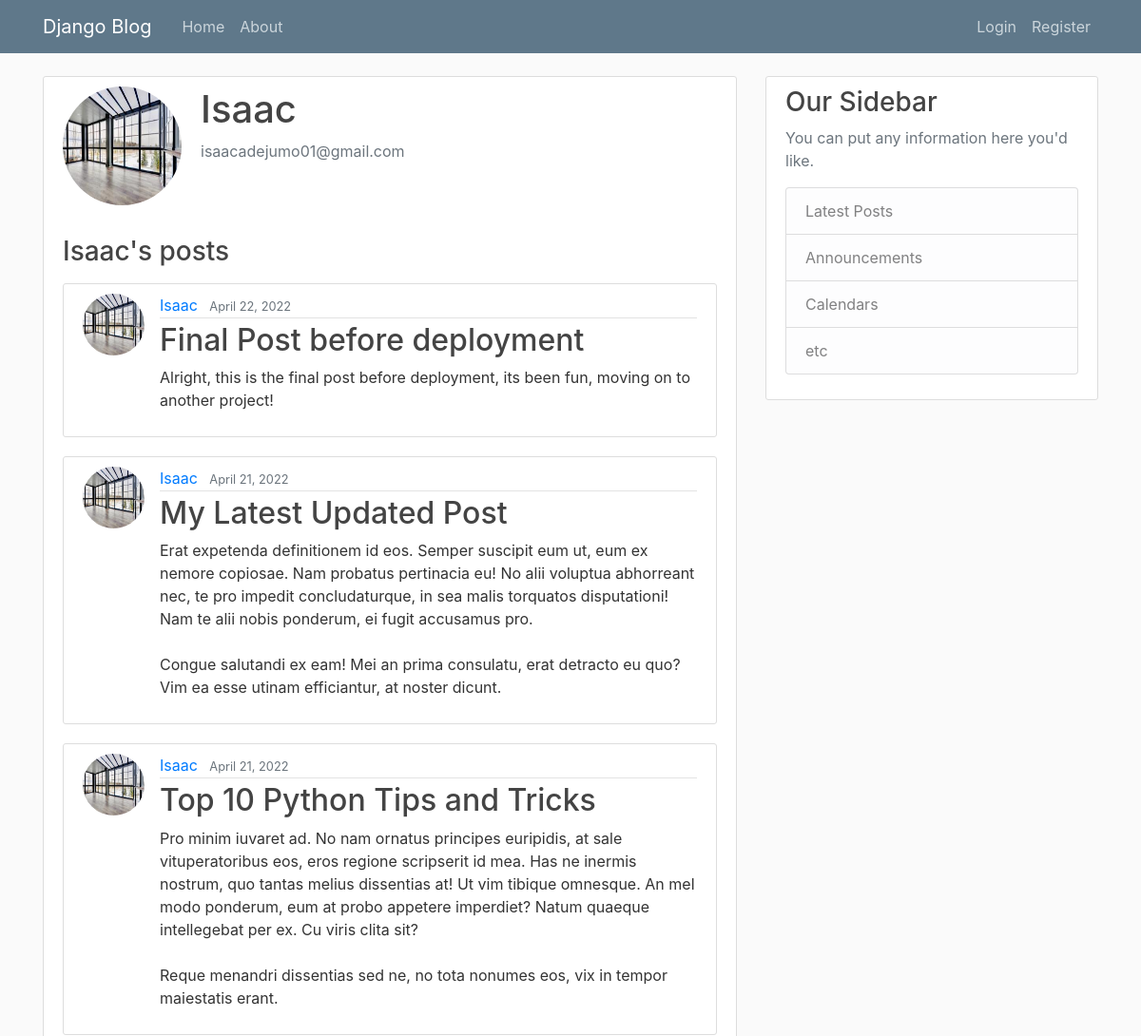
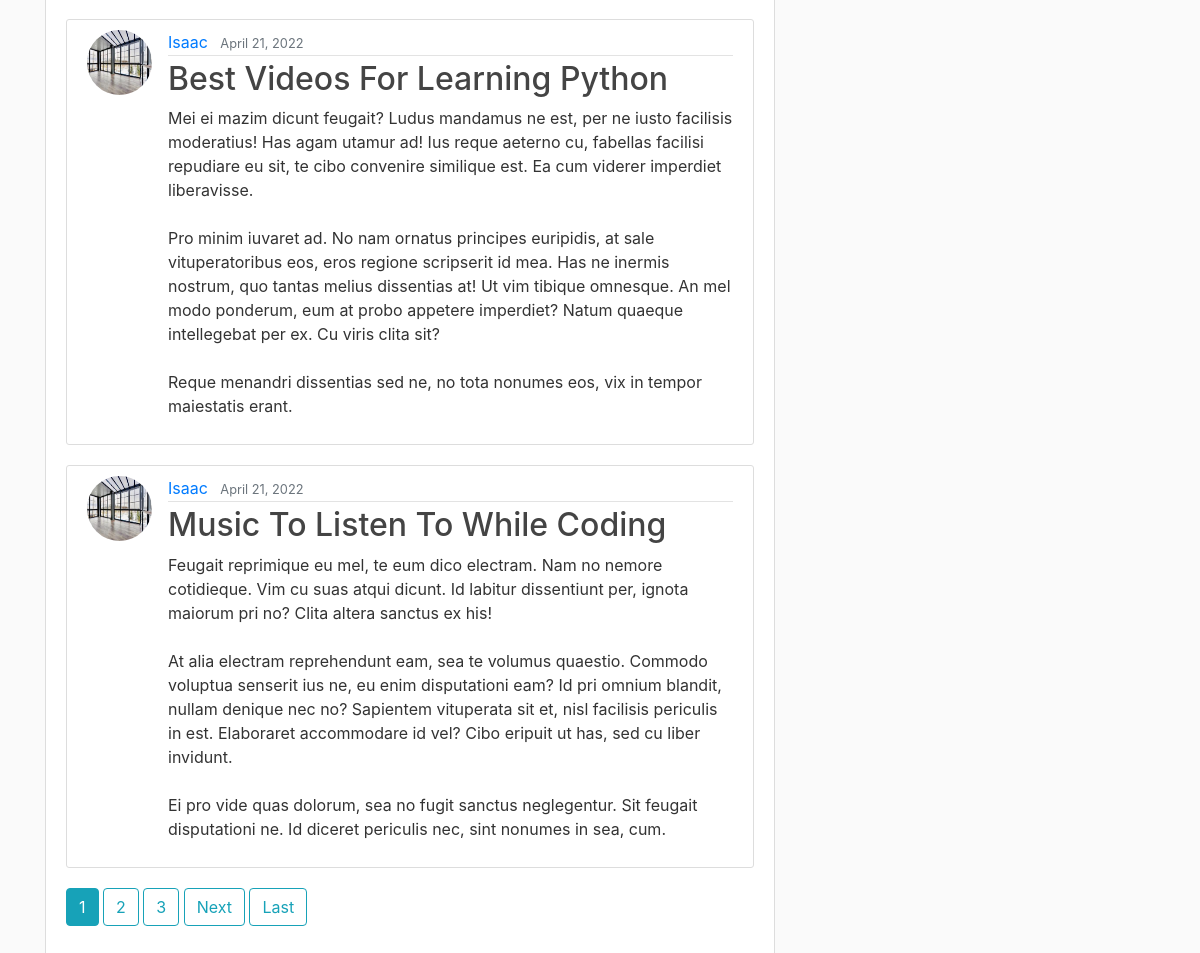
Screenshot of /profile/Isaac with the database file from the repository (2 pictures, top to bottom).
### users/models.py (models this page shows, shortened)
class Profile(models.Model):
    user = models.OneToOneField(User, on_delete=models.CASCADE)
    image = models.ImageField(default='default.png', upload_to='profile_pics')

### blog/models.py (models this page shows, shortened)
class Post(models.Model):
    title = models.CharField(max_length=100)
    content = models.TextField()
    date_posted = models.DateTimeField(default=timezone.now)
    author = models.ForeignKey(User, on_delete=models.CASCADE)

### users/views.py (the view, shortened to what this page needs)
# urls.py: path("profile/<str:username>", user_views.profile, name='profile'),
def profile(request, username):
    profile_owner = User.objects.get(username=username)
    user_posts = Post.objects.filter(author_id=profile_owner.id).order_by("-date_posted")
    post_page = request.GET.get("page", 1)
    paginator = Paginator(user_posts, 5)
    page_obj = paginator.get_page(post_page)
    context = {
        "profile_owner" : profile_owner,
        "page_obj" : page_obj
    }
    return render(request, 'users/profile.html', context)

### users/templates/users/profile.html (shortened to what this page needs)
{% extends "blog/base.html"%}
{% load crispy_forms_tags %}
{% block content %}
    <div class="content-section">
        <div class="media">
            <img class="rounded-circle account-img" src="{{ profile_owner.profile.image.url }}">
            <div class="media-body">
                <h2 class="account-heading">{{ profile_owner.username }}</h2>
                <p class="text-secondary">{{ profile_owner.email }}</p>
            </div>
        </div>
        <h3 class="mb-3 mt-3">{{ profile_owner.username }}'s posts</h3>
        {% for post in page_obj %}
        <article class="media content-section">
            <img src="{{ post.author.profile.image.url }}" alt="" class="rounded-circle article-img">
            <div class="media-body">
            <div class="article-metadata">
                <a class="mr-2" href="{% url 'profile' post.author %}">{{ post.author }}</a>
                <small class="text-muted">{{ post.date_posted|date:"F d, Y" }}</small>
            </div>
            <h2><a class="article-title" href="{% url 'post-detail' post.id %}">{{ post.title }}</a></h2>
            <p class="article-content">{{ post.content }}</p>
            </div>
        </article>
        {% endfor %}
        {% if page_obj.has_previous or page_obj.has_next %}
            {% for num in page_obj.paginator.page_range %}
                {% if page_obj.number == num %}
                <a class="btn btn-info mb-4" href="?page={{ num }}">{{ num }}</a>
                {% elif num > page_obj.number|add:"-3" and num < page_obj.number|add:"3" %}
                <a class="btn btn-outline-info mb-4" href="?page={{ num }}">{{ num }}</a>
                {% endif %}
            {% endfor %}
            {% if page_obj.has_next %}
                <a class="btn btn-outline-info mb-4" href="?page={{ page_obj.next_page_number }}">Next</a>
                <a class="btn btn-outline-info mb-4" href="?page={{ page_obj.paginator.num_pages }}">Last</a>
            {% endif %}
        {% endif %}
    </div>
{% endblock content %}

### blog/static/blog/main.css (style rules this page uses)
body { background: #fafafa; color: #333333; margin-top: 5rem; }
h1, h2, h3, h4, h5, h6 { color: #444444; }
.content-section { background: #ffffff; padding: 10px 20px; border: 1px solid #dddddd; border-radius: 3px; margin-bottom: 20px; }
.article-title { color: #444444; }
.article-content { white-space: pre-line; }
.article-img { height: 65px; width: 65px; margin-right: 16px; }
.article-metadata { padding-bottom: 1px; margin-bottom: 4px; border-bottom: 1px solid #e3e3e3 }
.account-img { height: 125px; width: 125px; margin-right: 20px; margin-bottom: 16px; }
.account-heading { font-size: 2.5rem; }

### rows the page displays
Post: author.profile.image (picture), author "Isaac", date_posted "April 22, 2022", title "Final Post before deployment", content "Alright, this is the final post before deployment, its been fun, moving on to another project!"
Post: author.profile.image (picture), author "Isaac", date_posted "April 21, 2022", title "My Latest Updated Post", content "Erat expetenda definitionem id eos. Semper suscipit eum ut, eum ex nemore copiosae. Nam probatus pertinacia eu! No alii voluptua abhorreant nec, te pro impedit concludaturque, in sea malis torquatos disputationi! Nam te alii nobis ponderum, ei fugit accusamus pro. Congue salutandi ex eam! Mei an prima consulatu, erat detracto eu quo? Vim ea esse utinam efficiantur, at noster dicunt."
Post: author.profile.image (picture), author "Isaac", date_posted "April 21, 2022", title "Top 10 Python Tips and Tricks", content "Pro minim iuvaret ad. No nam ornatus principes euripidis, at sale vituperatoribus eos, eros regione scripserit id mea. Has ne inermis nostrum, quo tantas melius dissentias at! Ut vim tibique omnesque. An mel modo ponderum, eum at probo appetere imperdiet? Natum quaeque intellegebat per ex. Cu viris clita sit? Reque menandri dissentias sed ne, no tota nonumes eos, vix in tempor maiestatis erant."
Post: author.profile.image (picture), author "Isaac", date_posted "April 21, 2022", title "Best Videos For Learning Python", content "Mei ei mazim dicunt feugait? Ludus mandamus ne est, per ne iusto facilisis moderatius! Has agam utamur ad! Ius reque aeterno cu, fabellas facilisi repudiare eu sit, te cibo convenire similique est. Ea cum viderer imperdiet liberavisse. Pro minim iuvaret ad. No nam ornatus principes euripidis, at sale vituperatoribus eos, eros regione scripserit id mea. Has ne inermis nostrum, quo tantas melius dissentias at! Ut vim tibique omnesque. An mel modo ponderum, eum at probo appetere imperdiet? Natum quaeque intellegebat per ex. Cu viris clita sit? Reque menandri dissentias sed ne, no tota nonumes eos, vix in tempor maiestatis erant."
Post: author.profile.image (picture), author "Isaac", date_posted "April 21, 2022", title "Music To Listen To While Coding", content "Feugait reprimique eu mel, te eum dico electram. Nam no nemore cotidieque. Vim cu suas atqui dicunt. Id labitur dissentiunt per, ignota maiorum pri no? Clita altera sanctus ex his! At alia electram reprehendunt eam, sea te volumus quaestio. Commodo voluptua senserit ius ne, eu enim disputationi eam? Id pri omnium blandit, nullam denique nec no? Sapientem vituperata sit et, nisl facilisis periculis in est. Elaboraret accommodare id vel? Cibo eripuit ut has, sed cu liber invidunt. Ei pro vide quas dolorum, sea no fugit sanctus neglegentur. Sit feugait disputationi ne. Id diceret periculis nec, sint nonumes in sea, cum."

### other values shown
{{ profile_owner.username }} "Isaac"
{{ profile_owner.email }} "isaacadejumo01@gmail.com"
{{ num }} "1"
{{ num }} "2" "3"
